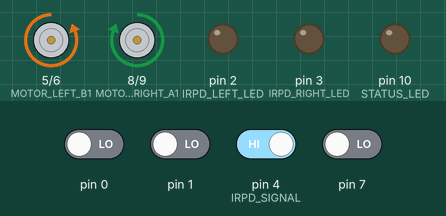
Simulated run of this program. Board: Arduino Uno, built with avr-gcc and run on an emulated ATmega328P. Parts: motor-driver pin pairs drawn as motors (green arrow = first pin HIGH = forward, orange = second pin HIGH = backward, longer = more drive), output pins drawn as LEDs (lit = HIGH). The inputs (shaded band) are chosen by the test bench; at power-on: pin 4 (IRPD_SIGNAL) HIGH, pin 0, pin 1, pin 7 LOW.

Above: at 3.3 s.
3.4 s: pin 4 (IRPD_SIGNAL) driven LOW
At 5.2 s:
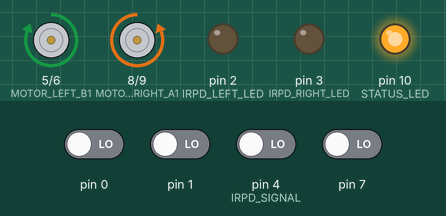
5.6 s: pin 4 (IRPD_SIGNAL) driven HIGH
At 6.1 s:
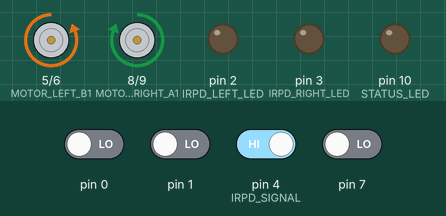
Timing chart, 0 to 8.6 s (numbered marks = the images above; inputs shaded):
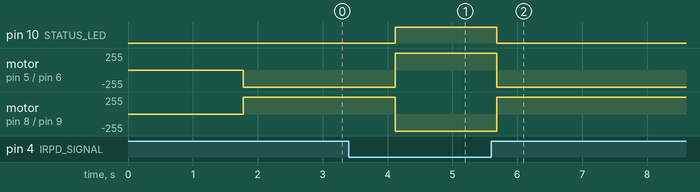

The program:

main.c
```c
/*
 * Phase 1 AI - Obstacle Avoidance Robot
 * Converted from Basic Stamp 2 to ATtiny2313
 * Original by Matthew Whited - v0.1 - 12/29/2001
 *
 * This is a direct port of the original PBASIC code.
 * See Phase2 for a modern refactored version.
 *
 * Hardware:
 *   - Lynxmotion IRPD (IR Proximity Detector)
 *   - Dual Mini H-Bridge motor driver
 *   - Status LED
 */

#include <avr/io.h>
#include <util/delay.h>

/* Pin Definitions (accent accent accent match original BS2 wiring) */
#define IRPD_LEFT_LED   PD2   /* BS2 Pin 0 */
#define IRPD_RIGHT_LED  PD3   /* BS2 Pin 1 */
#define IRPD_SIGNAL     PD4   /* BS2 Pin 2 */
#define MOTOR_LEFT_B1   PD5   /* BS2 Pin 3 */
#define MOTOR_LEFT_B2   PD6   /* BS2 Pin 4 */
#define MOTOR_RIGHT_A1  PB0   /* BS2 Pin 5 */
#define MOTOR_RIGHT_A2  PB1   /* BS2 Pin 6 */
#define STATUS_LED      PB2   /* BS2 Pin 7 */

/* Read IRPD sensor - pulse LED and read detector */
static uint8_t read_irpd(uint8_t led_pin)
{
    uint8_t result;

    PORTD |= (1 << led_pin);   /* HIGH */
    _delay_ms(5);
    PORTD &= ~(1 << led_pin);  /* LOW */
    _delay_ms(5);
    PORTD |= (1 << led_pin);   /* HIGH */
    _delay_ms(5);

    result = (PIND & (1 << IRPD_SIGNAL)) ? 1 : 0;

    PORTD &= ~(1 << led_pin);  /* LOW */

    return result;
}

/* Motor: Forward */
static void forward(void)
{
    PORTD &= ~(1 << MOTOR_LEFT_B1);   /* LOW 3 */
    PORTB &= ~(1 << MOTOR_RIGHT_A2);  /* LOW 6 */
    PORTB |= (1 << MOTOR_RIGHT_A1);   /* HIGH 5 */
    PORTD |= (1 << MOTOR_LEFT_B2);    /* HIGH 4 */
    PORTB &= ~(1 << STATUS_LED);      /* LOW 7 */
}

/* Motor: Turn Right */
static void turn_r(void)
{
    PORTD &= ~(1 << MOTOR_LEFT_B1);   /* LOW 3 */
    PORTB &= ~(1 << MOTOR_RIGHT_A1);  /* LOW 5 */
    PORTD |= (1 << MOTOR_LEFT_B2);    /* HIGH 4 */
    PORTB |= (1 << MOTOR_RIGHT_A2);   /* HIGH 6 */
    PORTB &= ~(1 << STATUS_LED);      /* LOW 7 */
}

/* Motor: Turn Left */
static void turn_l(void)
{
    PORTD &= ~(1 << MOTOR_LEFT_B2);   /* LOW 4 */
    PORTB &= ~(1 << MOTOR_RIGHT_A2);  /* LOW 6 */
    PORTD |= (1 << MOTOR_LEFT_B1);    /* HIGH 3 */
    PORTB |= (1 << MOTOR_RIGHT_A1);   /* HIGH 5 */
    PORTB &= ~(1 << STATUS_LED);      /* LOW 7 */
}

/* Motor: Backup */
static void backup(void)
{
    PORTD &= ~(1 << MOTOR_LEFT_B2);   /* LOW 4 */
    PORTB &= ~(1 << MOTOR_RIGHT_A1);  /* LOW 5 */
    PORTD |= (1 << MOTOR_LEFT_B1);    /* HIGH 3 */
    PORTB |= (1 << MOTOR_RIGHT_A2);   /* HIGH 6 */
    PORTB |= (1 << STATUS_LED);       /* HIGH 7 */
}

int main(void)
{
    uint8_t templ, tempr, action;

    /* Configure outputs */
    DDRD = (1 << IRPD_LEFT_LED) | (1 << IRPD_RIGHT_LED) |
           (1 << MOTOR_LEFT_B1) | (1 << MOTOR_LEFT_B2);
    DDRB = (1 << MOTOR_RIGHT_A1) | (1 << MOTOR_RIGHT_A2) | (1 << STATUS_LED);

    /* Initial delay */
    _delay_ms(1000);

    /* Main loop */
    while (1) {
        _delay_ms(750);

        /* Test right sensor */
        tempr = read_irpd(IRPD_RIGHT_LED);

        /* Test left sensor */
        templ = read_irpd(IRPD_LEFT_LED);

        /* Calculate action (matches original BS2 logic) */
        action = 0;
        if (templ == 0) action += 1;
        if (tempr == 0) action += 2;

        /* Execute action */
        switch (action) {
            case 0: forward(); break;
            case 1: turn_r();  break;
            case 2: turn_l();  break;
            case 3: backup();  break;
        }
    }

    return 0;
}
```

Measured:
- after the input at 3.4 s, pin 10 (STATUS_LED): LOW → HIGH after 0.72 s; motor on pin 5 (MOTOR_LEFT_B1) / pin 6 (MOTOR_LEFT_B2): backward 255/255 → forward 255/255 after 0.72 s; motor on pin 8 (MOTOR_RIGHT_A1) / pin 9 (MOTOR_RIGHT_A2): forward 255/255 → backward 255/255 after 0.72 s
- after the input at 5.6 s, pin 10 (STATUS_LED): HIGH → LOW after 0.08 s; motor on pin 5 (MOTOR_LEFT_B1) / pin 6 (MOTOR_LEFT_B2): forward 255/255 → backward 255/255 after 0.08 s; motor on pin 8 (MOTOR_RIGHT_A1) / pin 9 (MOTOR_RIGHT_A2): backward 255/255 → forward 255/255 after 0.08 s
